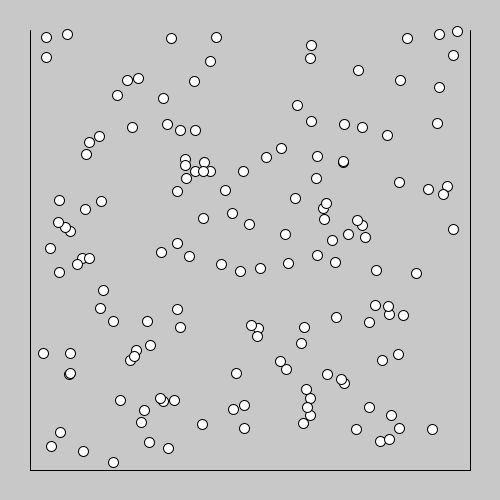
Frame 1 (no input)
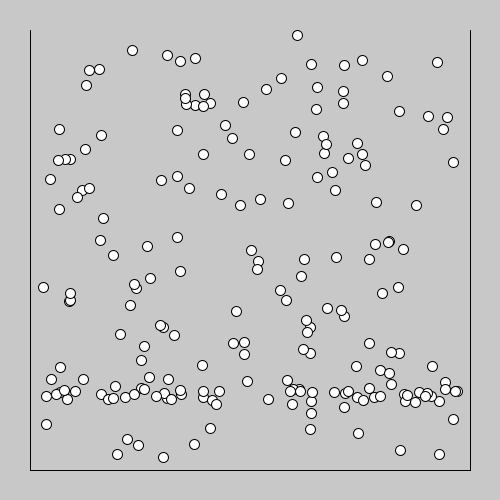
Frame 60 (the mouse pressed at the canvas centre just before this capture)
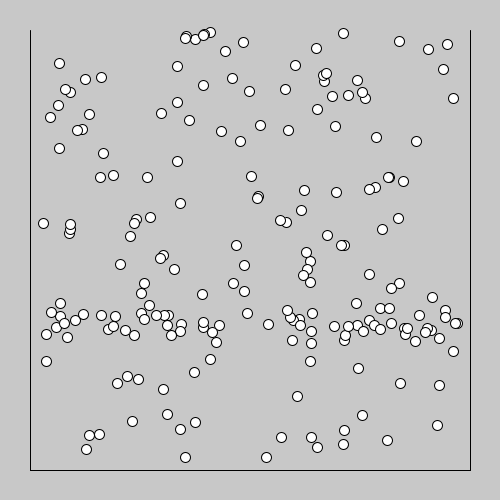
Frame 120 (the mouse held since frame 60 and released just before this capture)

The Processing sketch that drew these frames (run headless with seeded random() and noise(); from frame 60 on, the mouse is pressed at the canvas centre):

// Processing sketch: processing_30038
// ── processing_30038.pde

Bubbles [] bb = new Bubbles[200];
int gl = 30; // glass edge
int diameter= 10;

void setup(){
  size(500, 500);
  smooth();
  for (int i = 0; i< bb.length; i++){
    float x = random((0+gl+diameter), (width-gl-diameter));
    float y = random(-100, width-30);
    bb[i] = new Bubbles(x, y);
  }
}

void draw(){
  background(200);
  line(gl, gl, gl, height-gl);
  line(gl, height-gl, width-gl, height-gl);
  line(width-gl, height-gl, width-gl, gl);
  for (int i=0; i<bb.length; i++){
    bb[i].moveAndDisplay();
  }
}

class Bubbles{
  float x;
  float y;
  int diameter=10;
  float speed=1.5;
  
  Bubbles(float tempX, float tempY){
  x= tempX;
  y= tempY;
  }
  void moveAndDisplay (){
    y-=random(0, 1.5*speed); //kun y rykkes
    fill(255);
    if (y>30){
    ellipse(x, y, diameter, diameter);
    } else {
    y=height-(gl+diameter);
  }
  }
}
